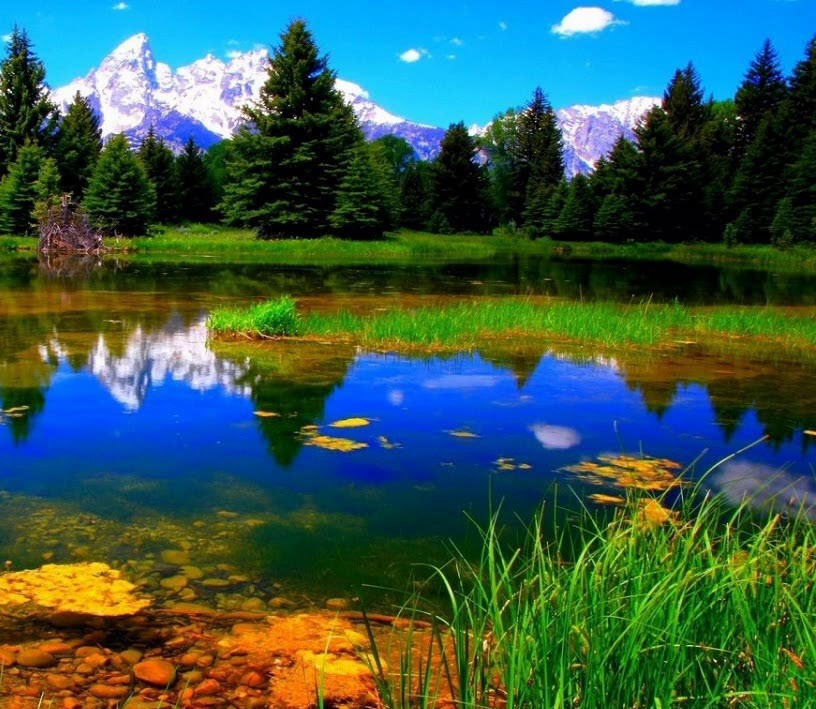
#> input picture trabalho4/src/files/inputs/foto2A.jpg, 816 x 709 px
$ python registro.py
#> lines starting #> are read from the running program, lines starting #| are printed output that depends on the picture
import numpy as np
import cv2
from matplotlib import pyplot as plt

import sys

class Image:
  def __init__(self) -> None:
    self.image = None

  def read_image(self, path):
#> called with path = './files/inputs/foto2A.jpg'
    self.image = cv2.imread(path, flags=cv2.IMREAD_COLOR)
#> self.image is the input picture: shape (709, 816, 3); mean B, G, R 78.2, 90.5, 57.4
#> call 2 of read_image, with path = './files/inputs/foto2B.jpg'
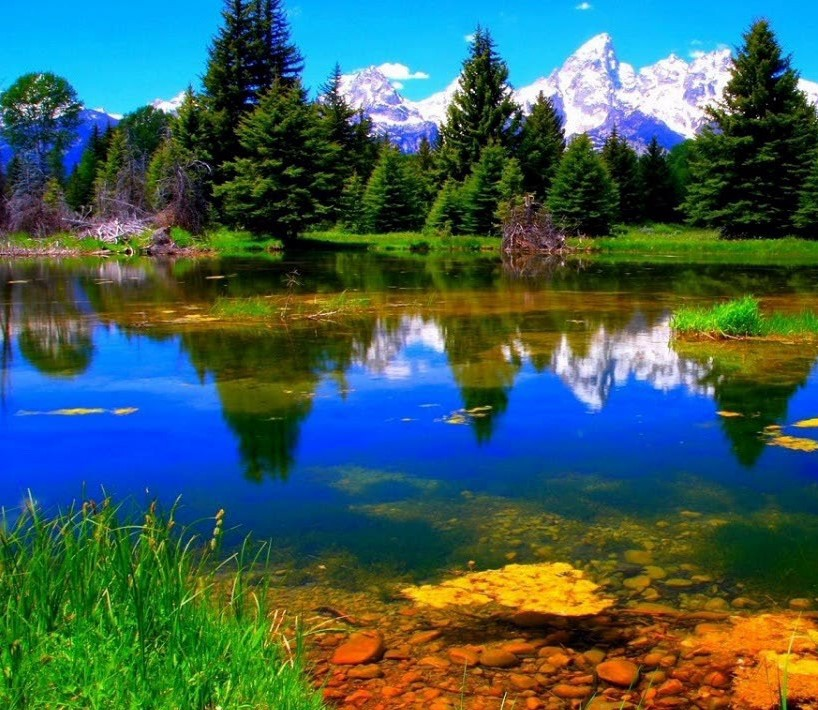
#> input picture trabalho4/src/files/inputs/foto2B.jpg, 818 x 710 px
#> in read_image, self.image is the input picture: shape (710, 818, 3); mean B, G, R 87.8, 94.6, 62.3

  def save_image(self, path):
    cv2.imwrite(path, self.image, flags=cv2.IMWRITE_JPEG_OPTIMIZE)

class LinkingImages:
  def __init__(self, img1: Image, img2: Image) -> None:
    self.img1 = Image()

    self.img1.image = cv2.cvtColor(img1.image, cv2.COLOR_RGB2GRAY)

    self.img2 = Image()

    self.img2.image = cv2.cvtColor(img2.image, cv2.COLOR_RGB2GRAY)

  def __find_descriptors(self, img: Image, method="SIFT"):
#> called with method = 'ORB'
    if method == "SIFT":
      detector = cv2.xfeatures2d.SIFT_create()

      return detector.detectAndCompute(img.image, None)

    if method == "BRIEF":
      fast = cv2.FastFeatureDetector_create()
      brief = cv2.xfeatures2d.BriefDescriptorExtractor_create()

      keypoints = fast.detect(img.image, None)

      return brief.compute(img.image, keypoints)

    if method == "ORB":
      orb = cv2.ORB_create()

      keypoints = orb.detect(img.image, None)
#> keypoints = 500 keypoints; strongest (x, y, size): (100, 130, 31), (60, 113, 31), (738, 117, 31), (49, 114, 31)
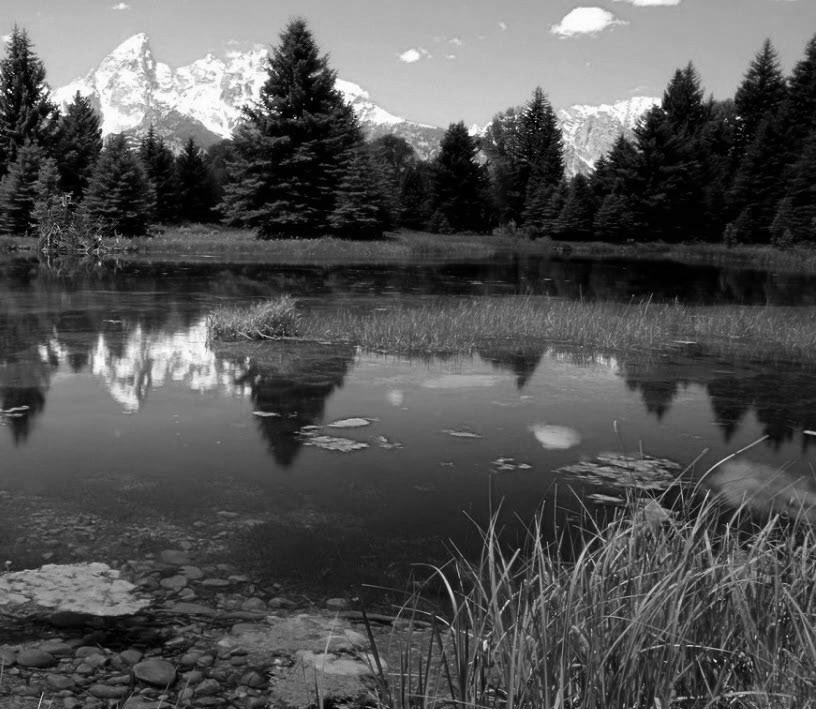
#> img.image: shape (709, 816); min 0, max 255, mean 83

      return orb.compute(img.image, keypoints)

  def compute_descriptors(self, method):
    self.keypoint1, self.desc1 = self.__find_descriptors(self.img1, method=method)
#> self.keypoint1 has the same summary as keypoints in __find_descriptors
    self.keypoint2, self.desc2 = self.__find_descriptors(self.img2, method=method)
#> call 2 of __find_descriptors, with method = 'ORB'
#> in __find_descriptors (call 2), `keypoints = orb.detect(img.image, None)`: keypoints = 500 keypoints; strongest (x, y, size): (471, 90, 31), (128, 250, 31), (472, 90, 37.2), (563, 130, 31)
#> in __find_descriptors (call 2), `keypoints = orb.detect(img.image, None)`:
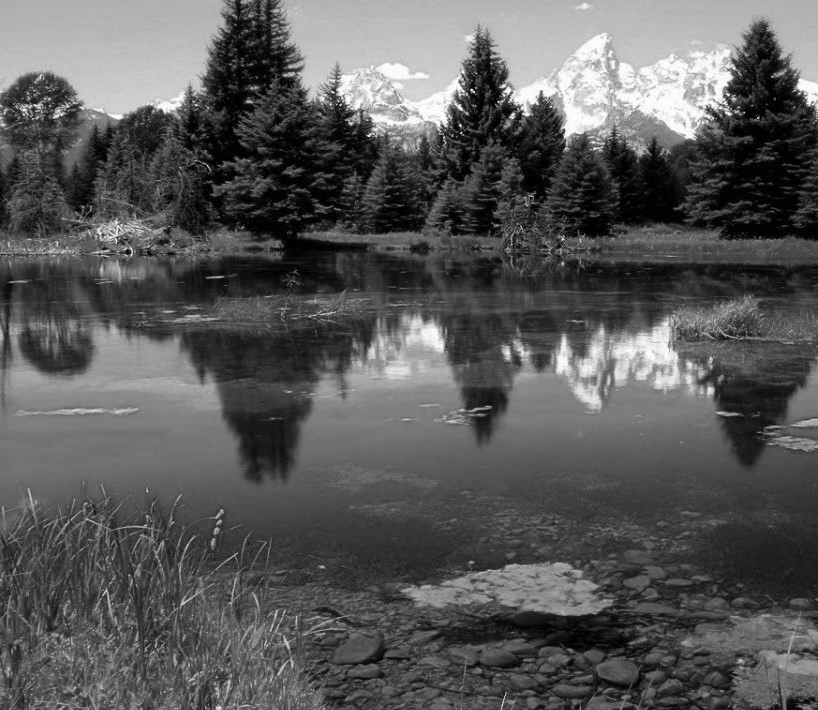
#> img.image: shape (710, 818); min 0, max 255, mean 88.9
#> self.keypoint2 has the same summary as keypoints in __find_descriptors

  def choose_best_match(self):
    bf = cv2.BFMatcher(cv2.NORM_L1, crossCheck=False)

    matches = bf.match(self.desc1, self.desc2)
#> matches = 500 matches

    self.matches = sorted(matches, key=lambda x: x.distance)
#> self.matches = 500 matches

  def find_homography(self, MIN_MATCH_COUNT, reject_threshold):

#> called with MIN_MATCH_COUNT = 10, reject_threshold = 5
    if len(self.matches) > MIN_MATCH_COUNT:
      src_pts = np.float32([ self.keypoint1[m.queryIdx].pt for m in self.matches ]).reshape(-1,1,2)
#> src_pts = 500 rows, first 8: [60, 113], [101, 136], [249, 118], [59, 111], [140, 143], [275, 107], [69, 114], [73.2, 102]
      dst_pts = np.float32([ self.keypoint2[m.trainIdx].pt for m in self.matches ]).reshape(-1,1,2)
#> dst_pts = 500 rows, first 8: [523, 113], [564, 136], [712, 118], [522, 111], [603, 143], [738, 107], [532, 114], [536.4, 102]

      self.H, self.status = cv2.findHomography(src_pts, dst_pts, cv2.RANSAC, ransacReprojThreshold=reject_threshold)
#> self.H = [[1.01, -0.00722, 463.3], [0.00102, 0.998, 0.203], [1.1e-05, -8.5e-06, 1]]; self.status = 500 values, max 1 at index 0, min 0 at index 162, mean 0.428

  def warp_perspective(self, image, shape):
    return cv2.warpPerspective(image, self.H, shape)

  def draw_matches(self):
    return cv2.drawMatches(
      self.img1.image,
      self.keypoint1,
      self.img2.image,
      self.keypoint2,
      self.matches,
      None,
      flags=cv2.DRAW_MATCHES_FLAGS_NOT_DRAW_SINGLE_POINTS
    )

def main():
  img1 = Image()
  img1.read_image("./files/inputs/foto2A.jpg")

  img2 = Image()
  img2.read_image("./files/inputs/foto2B.jpg")

  plt.figure(figsize=(15, 10))
  plt.imshow(img1.image)
  plt.title('Imagem 1')
  plt.axis('off')
  plt.show()

  plt.figure(figsize=(15, 10))
  plt.imshow(img2.image)
  plt.title('Imagem 2')
  plt.axis('off')
  plt.show()

  linkImage = LinkingImages(img1, img2)

  linkImage.compute_descriptors(method="ORB")

  linkImage.choose_best_match()

  linkImage.find_homography(MIN_MATCH_COUNT=10, reject_threshold=5.0)

  width = img1.image.shape[1] + img2.image.shape[1]  # Width of the combined image
#> width = 1634
  height = max(img1.image.shape[0], img2.image.shape[0])  # Height of the combined image
#> height = 710

  result = linkImage.warp_perspective(image=img1.image, shape=(width, height))
#> in warp_perspective, `return cv2.warpPerspective(image, self.H, shape)`:
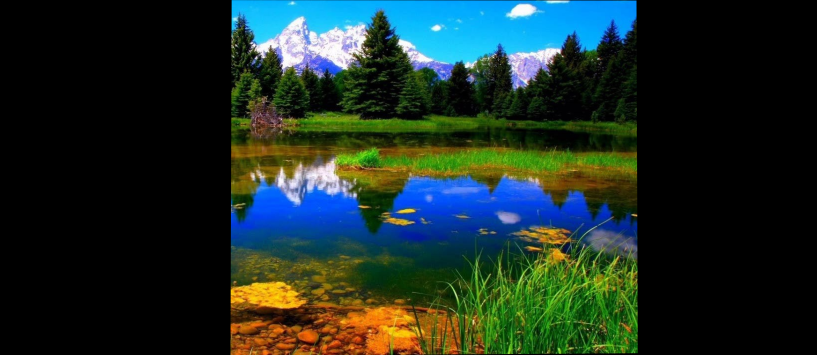
#> returned value: shape (710, 1634, 3) (shown at 1/2 size); mean of channels 0, 1, 2 38.7, 44.8, 28.5; drawn as B, G, R

  r2, c2 = img2.image.shape[:2]
#> r2 = 710; c2 = 818

  result[0:r2, 0:c2] = img2.image
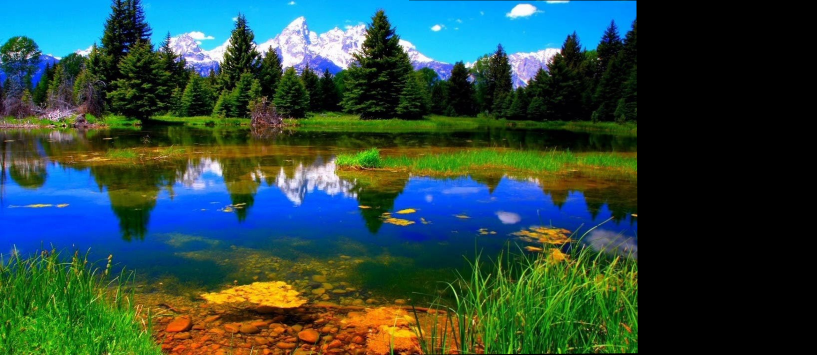
#> result: shape (710, 1634, 3) (shown at 1/2 size); mean B, G, R 65.7, 72.1, 43.2

  matched_image = linkImage.draw_matches()
#> in draw_matches, `return cv2.drawMatches( self.img1.image, self.keypoint1, self.img2.ima..`:
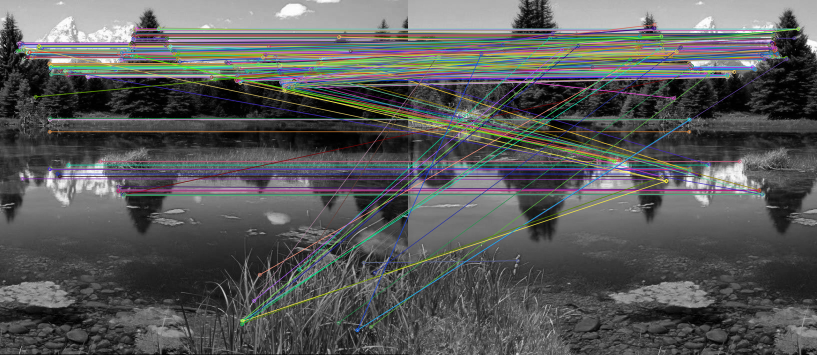
#> returned value: shape (710, 1634, 3) (shown at 1/2 size); mean of channels 0, 1, 2 89.1, 89.4, 88.7; drawn as B, G, R

  plt.figure(figsize=(15, 10))
  plt.imshow(matched_image)
  plt.title('Matched Keypoints')
  plt.axis('off')
  plt.show()

  plt.figure(figsize=(15, 10))
  plt.imshow(result)
  plt.title('Panorama')
  plt.axis('off')
  plt.show()

main()
